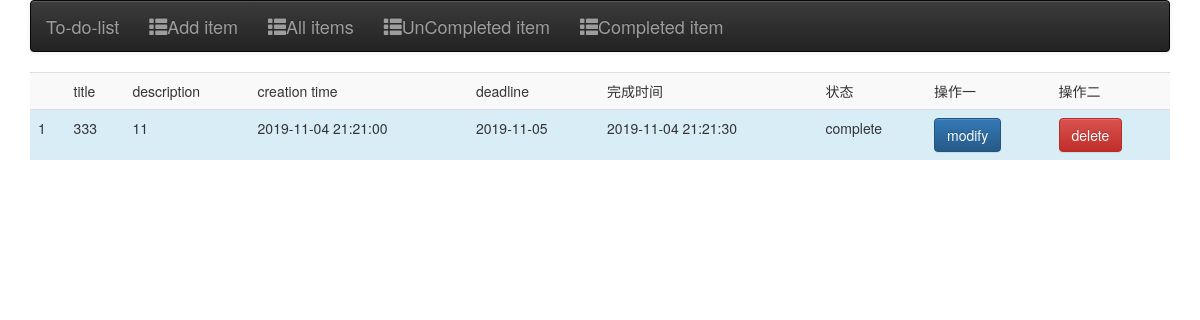
/complete_item, run on an earlier commit of the app's database.
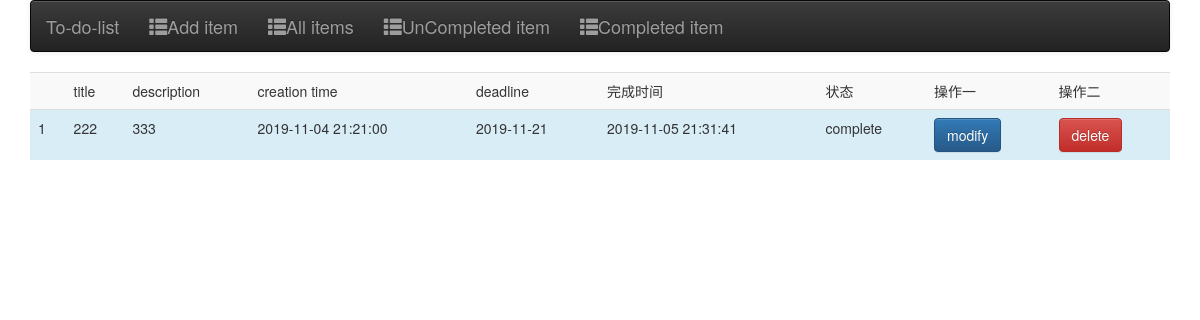
And on a later commit of the database.
### todo_list/models.py (models this page shows, shortened)
class List(db.Model):
    _tablename_ =  'To-do-list'
    id = db.Column(db.Integer, primary_key=True)
    date = db.Column(db.DateTime, default=datetime.now, nullable=False)
    title = db.Column(db.String(250),index=True,unique=True)
    description = db.Column(db.Text,index=True)
    status = db.Column(db.String(20), index=True)
    complete_time = db.Column(db.DateTime, default=datetime.now, onupdate=datetime.now, nullable=False)
    deadline = db.Column(db.Date, nullable=False)

### todo_list/views.py (the view)
@app.route('/complete_item', methods=['GET'])
def complete_item():
    complete_items = List.query.filter(List.status == "Complete").all()
    return render_template('complete_item.html', complete_items = complete_items)

### todo_list/templates/complete_item.html (shortened to what this page needs)
{% extends 'base.html' %}
{% block content %}
<div id="todo-list" class="container">
 <table class="table table-striped">
    <th>
        <td>title</td>
        <td>description</td>
        <td>creation time</td>
        <td>deadline</td>
        <td>完成时间</td>
        <td>状态</td>
        <td>操作一</td>
        <td>操作二</td>
    </th>
    {% for todo in complete_items %}
    <tr class="info">
        <td>{{ loop.index0 + 1}}</td>
        <td>{{ todo.title }}</td>
        <td>{{ todo.description }}</td>
        <td>{{ todo.date.strftime("%Y-%m-%d %H:%M:%S") }}</td>
        <td>{{ todo.deadline.strftime("%Y-%m-%d") }}</td>
        {% if todo.status == "Uncomplete" %}
            <td ></td>
        {%else%}
            <td>{{ todo.complete_time.strftime("%Y-%m-%d %H:%M:%S") }}</td>
        {% endif %}
        {% if todo.status == "Uncomplete" %}
            <td class="text-danger">uncomplete</td>
        {% elif todo.status == "Complete" %}
            <td >complete</td>
        {% endif %}
        <td><a class='btn btn-primary ' href="list_item/modify_item?item_id={{todo.id}}" >modify</a></td>
        <td><a class='btn btn-danger' href="list_item/delete_item?item_id={{todo.id}}" onClick="return confirm('sure?')">delete</a></td>
    </tr>
   {% endfor %}
 </table>
</div>
{% endblock %}

### todo_list/templates/base.html (shortened to what this page needs)
<!DOCTYPE html>
<html lang="en">
<head>
	<link rel="stylesheet" href="/static/bootstrap-3.3.7-dist/css/bootstrap.min.css" >
	<link rel="stylesheet" href="/static/bootstrap-3.3.7-dist/css/bootstrap-theme.min.css" >
</head>
<body>
	<div id="navigation" class="container">
 <nav class="navbar navbar-default navbar-inverse">
    <div class="navbar-header">
    	 <a class="navbar-brand " href="/" >To-do-list</a>
        <a class="navbar-brand " href="/add_item" ><span class="glyphicon glyphicon-th-list "  ></span>Add item</a>
        <a class="navbar-brand" href="/list_item" ><span class="glyphicon glyphicon-th-list"></span>All items</a>
        <a class="navbar-brand" href="/uncomplete_item" ><span class="glyphicon glyphicon-th-list"></span>UnCompleted item</a>
        <a class="navbar-brand" href="/complete_item" ><span class="glyphicon glyphicon-th-list"></span>Completed item</a>
   </div>
 </nav>
</div>
{% block content %}
{% endblock %}
</body>
</html>

What changed in the data, as far as the page shows it:
changed List: title "333" → "222"; description "11" → "333"; deadline "2019-11-05" → "2019-11-21"; complete_time "2019-11-04 21:21:30" → "2019-11-05 21:31:41"
